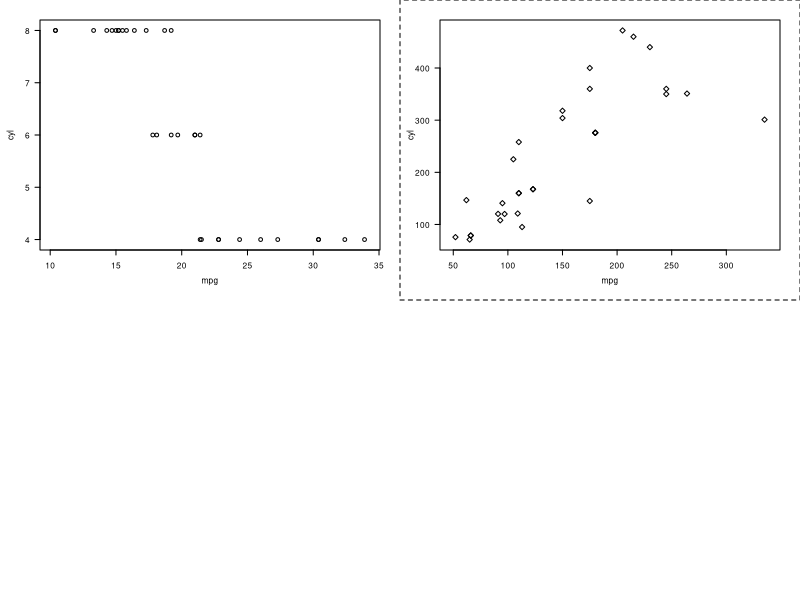

The R source for this figure: (Note: this script raises an error after producing the figure.)
# Exercise

library(grid)
library(gridExtra)
library(ggplot2)

# Please embed all charts created in modules VIS_6 and VIS_8 in the views created # in grid.


###
pushViewport(viewport(layout=grid.layout(2, 2), gp=gpar(fill=NA, cex=0.5)))
pushViewport(viewport(layout.pos.col=1, layout.pos.row=1))
pushViewport(plotViewport(c(5, 4, 2, 2)))
pushViewport(dataViewport(mtcars$mpg, 
                          mtcars$cyl,
                          name="plotRegion"))

grid.points(mtcars$mpg, mtcars$cyl, 
            gp=gpar(cex=0.6))
grid.rect()
grid.xaxis()
grid.yaxis()
grid.text("mpg", y=unit(-3, "line"))
grid.text("cyl", x=unit(-3, "line"), rot=90)

popViewport(3)
pushViewport(viewport(layout.pos.col=2, layout.pos.row=1))
pushViewport(plotViewport(c(5, 4, 2, 2)))
pushViewport(dataViewport(mtcars$hp, 
                          mtcars$disp,
                          name="plotRegion"))

grid.points(mtcars$hp, mtcars$disp, pch=5, 
            gp=gpar(cex=0.6))
grid.rect()
grid.xaxis()
grid.yaxis()
grid.text("mpg", y=unit(-3, "line"))
grid.text("cyl", x=unit(-3, "line"), rot=90)


#
upViewport(2)
grid.rect(gp=gpar(lty="dashed"))

downViewport("plotRegion")
grid.text("Test",
          x=unit(150, "native"), y=unit(600, "native"))

###
grid.newpage()
pushViewport(viewport(x=0, width=0.3, just="left"))
print(ggplot(mtcars2, aes(y=mpg)) + 
        geom_bar(color='red'),
      newpage=FALSE)
popViewport()

pushViewport(viewport(x=0.3, width=0.6, just="left"))
print(ggplot(mtcars2, aes(x=disp, y=mpg)) +
        geom_point(aes(color=trans)) +
        scale_color_manual(values=gray(2:1/3)),
      newpage=FALSE)
popViewport()




###
a=ggplot(mtcars, aes(x = disp, y = mpg)) + 
  geom_point()
grid.draw(a)

b = ggplot(mtcars, aes(x = cyl)) + 
  geom_bar()
grid.draw(b)

c = ggplot(mtcars, aes(x = gear, y = disp)) + 
  geom_point()
grid.draw(c)

grid.arrange(a, b, c, ncol=3)
grid.arrange(a, b, c, ncol=1)

###
a1=ggplot(mtcars, aes(x = hp, y = disp)) + 
  geom_point()
grid.draw(a1)

b1 = ggplot(mtcars, aes(x = disp)) + 
  geom_bar(fill='blue')
grid.draw(b1)

c1 = ggplot(mtcars, aes(x = qsec, y = wt)) + 
  geom_point(fill='green')
grid.draw(c1)

grid.arrange(a1, b1, c1, ncol=3)
grid.arrange(a1, b1, c1, ncol=1)

#https://bookdown.org/rdpeng/RProgDA/the-grid-package.html
dev.off()




